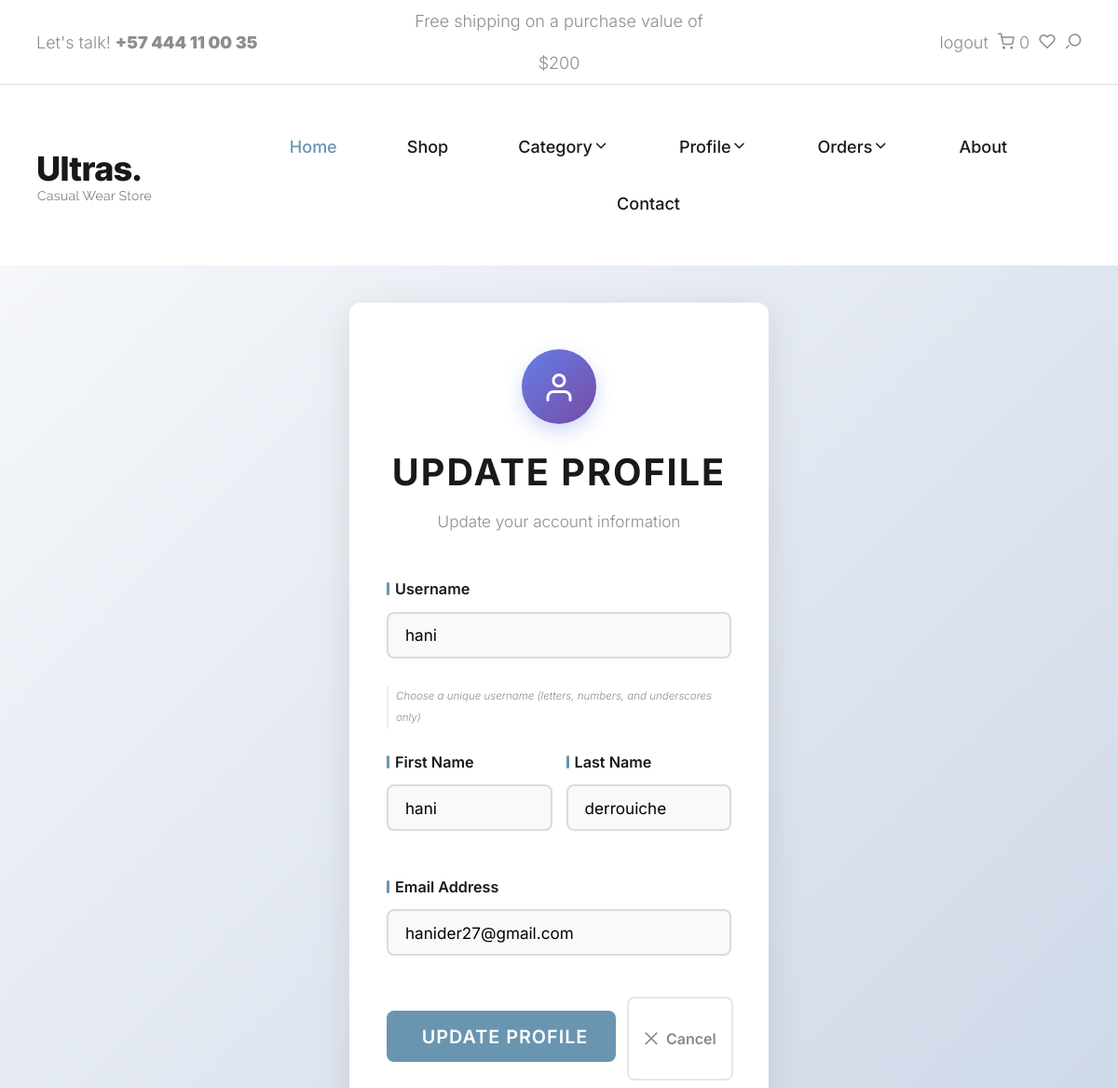
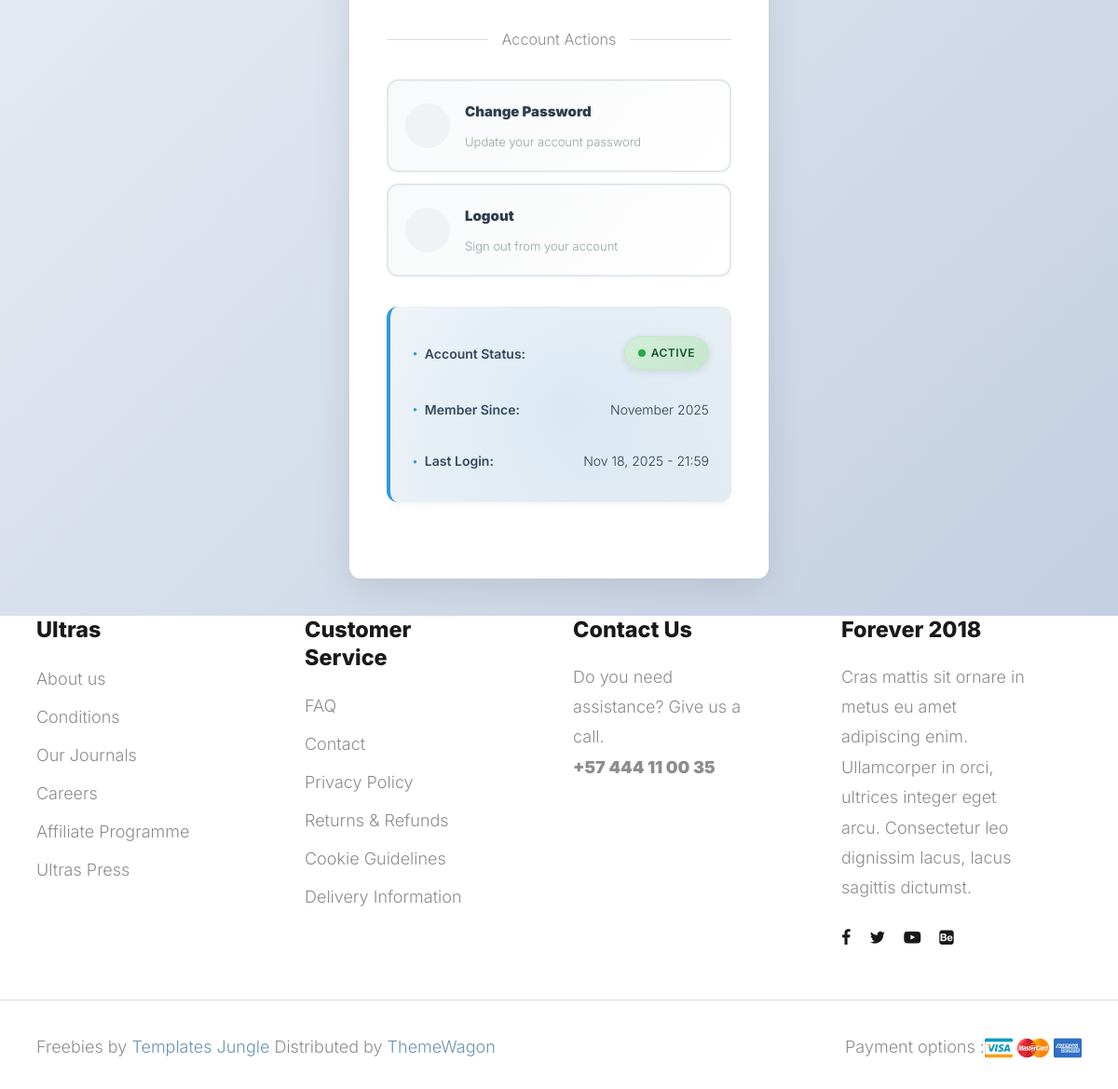
The app's page /update_user/ (signed in) with its own data (2 pictures, top to bottom).
### ecom/store/models.py (models this page shows, shortened)
class CustomUser(AbstractUser):
    email = models.EmailField(max_length=100, unique=True)
    USERNAME_FIELD = 'email'
    REQUIRED_FIELDS = ('username',)

### ecom/store/views.py (the view)
# urls.py: path('update_user/', views.update_user, name='update_user'),
def update_user(request):
    if request.user.is_authenticated:
        current_user = request.user
        user_form = UpdateUserForm (request.POST or None, instance=current_user)
        if user_form.is_valid():
            user_form.save()
            login(request, current_user)
            messages.success(request, "user has been Updated")
            return redirect ('home')
        return render(request, "update_user.html", {'user_form': user_form})
    else:
        messages.error(request, "you must be loged in to acces to that page")
        return redirect('home')

### ecom/store/forms.py
class UpdateUserForm(UserChangeForm):
	email = forms.EmailField(label="Email Address", widget=forms.EmailInput(attrs={'class':'form-control', 'placeholder':'jozetzthn.doe@example.com', 'id':'email'}), required=False)
	first_name = forms.CharField(label="First Name", max_length=100, widget=forms.TextInput(attrs={'class':'form-control', 'placeholder':'John', 'id':'first_name'}), required=False)
	last_name = forms.CharField(label="Last Name", max_length=100, widget=forms.TextInput(attrs={'class':'form-control', 'placeholder':'Doe', 'id':'last_name'}), required=False)
	class Meta:
		model = User
		fields = ('username', 'first_name', 'last_name', 'email')
	def __init__(self, *args, **kwargs):
		super(UpdateUserForm, self).__init__(*args, **kwargs)
		self.fields['username'].widget.attrs['class'] = 'form-control'
		self.fields['username'].widget.attrs['placeholder'] = 'johndoe'
		self.fields['username'].widget.attrs['id'] = 'username'
		self.fields['username'].label = 'Username'
		self.fields['username'].help_text = '<small>Choose a unique username (letters, numbers, and underscores only)</small>'

### ecom/cart/cart.py (called while the page is built)
    def __len__(self):
        return len(self.cart)

### ecom/cart/context_processors.py (called while the page is built)
def cart(request):
    return {'cart': Cart(request)}

### store/templates/update_user.html (shortened to what this page needs)
{% extends 'base.html' %}
{% load static %}
{% block content %}
<section class="login-container">
  <div class="login-wrapper">
    <div class="login-header">
      <div class="profile-icon">
        <i class="icon icon-user"></i>
      </div>
      <h2>Update Profile</h2>
      <p>Update your account information</p>
    </div>
    <form method="POST" action="{% url 'update_user' %}"  class="login-form update-user-form">
      <div class="form-group">
        <label for="{{ user_form.username.id_for_label }}">{{ user_form.username.label }}</label>
        {{ user_form.username }}
        {% if user_form.username.help_text %}
          <small class="form-text">{{ user_form.username.help_text|safe }}</small>
        {% endif %}
      </div>
      <div class="form-row">
        <div class="form-group">
          <label for="{{ user_form.first_name.id_for_label }}">{{ user_form.first_name.label }}</label>
          {{ user_form.first_name }}
        </div>
        <div class="form-group">
          <label for="{{ user_form.last_name.id_for_label }}">{{ user_form.last_name.label }}</label>
          {{ user_form.last_name }}
        </div>
      </div>
      <div class="form-group">
        <label for="{{ user_form.email.id_for_label }}">{{ user_form.email.label }}</label>
        {{ user_form.email }}
      </div>
      <div class="button-group">
        <button type="submit" class="login-button">
           Update Profile
        </button>
        <a href="{% url 'home' %}" class="cancel-button">
          <i class="icon icon-close"></i> Cancel
        </a>
      </div>
      <div class="divider">
        <span>Account Actions</span>
      </div>
      <div class="account-actions">
        <a href="{% url 'update_password' %}" class="action-link change-password">
          <i class="icon icon-lock"></i>
          <div>
            <strong>Change Password</strong>
            <small>Update your account password</small>
          </div>
        </a>
        <a href="{% url 'logout' %}" class="action-link logout">
          <i class="icon icon-exit"></i>
          <div>
            <strong>Logout</strong>
            <small>Sign out from your account</small>
          </div>
        </a>
      </div>
      <div class="account-info">
        <p><strong>Account Status:</strong> <span class="status-badge active">Active</span></p>
        <p><strong>Member Since:</strong> {{ user.date_joined|date:"F Y" }}</p>
        <p><strong>Last Login:</strong> {{ user.last_login|date:"M d, Y - H:i" }}</p>
      </div>
    </form>
  </div>
</section>
{% endblock content %}

### ecom/static/icomoon/icomoon.css (style rules this page uses)
[class^="icon-"], [class*=" icon-"] { font-family: 'icomoon' !important; speak: never; font-style: normal; font-weight: normal; font-variant: normal; text-transform: none; line-height: 1; -webkit-font-smoothing: antialiased; -moz-osx-font-smoothing: grayscale; }
.icon-user:before { content: "\e907"; }
.icon-close:before { content: "\e909"; }

### ecom/static/style.css (style rules this page uses)
:root { --header-height : 160px; --header-height-min : 80px; }
:root { --accent-color : #8d8d8d; --dark-color : #191919; --light-color : #fff; --grey-color : #dbdbdb; --light-grey-color : #fafafa; --primary-color : #6995B1; --light-primary-color : #eef1f3; }
:root { --body-font : "Inter", sans-serif; --heading-font : "Inter", sans-serif; }
*, *::before, *::after { -webkit-box-sizing: border-box; -moz-box-sizing: border-box; box-sizing: border-box; }
html { box-sizing: border-box; }
body { font-family: var(--body-font); font-size: 18px; font-weight: 300; line-height: 2; color: var(--accent-color); margin: 0; }
a { color: var(--dark-color); text-decoration: none; transition: 0.3s color ease-out; }
button, input, select, textarea { font-family: inherit; font-size: inherit; line-height: inherit; outline: 0; }
h1, .h1, h2, .h2, h3, .h3, h4, .h4, h5, .h5, h6, .h6 { font-family: var(--heading-font); color: var(--dark-color); line-height: 1.2; }
h1, h2, h3 { margin: 25px 0; text-transform: capitalize; }
h2, .h2 { font-size: 2em; line-height: 1.4; }
p { font-family: var(--body-font); font-size: 18px; line-height: 1.8; margin: 0 0 20px 0; }
small { font-size: 85%; }
dfn, cite, em, i { font-style: italic; }
::placeholder { color: var(--grey-color); }
input[type="email"], input[type="number"], input[type="search"], input[type="text"], input[type="tel"], input[type="url"], input[type="password"], textarea, select { height: 50px; padding: 6px 15px; background-color: var(--light-background-color); border: 1px solid var(--grey-color); border-radius: 4px; box-shadow: none; box-sizing: border-box; }
input[type="email"], input[type="number"], input[type="search"], input[type="text"], input[type="tel"], input[type="url"], input[type="password"], textarea { -webkit-appearance: none; -moz-appearance: none; appearance: none; }
label, legend { display: block; margin-bottom: .5rem; font-weight: 600; }
button, .button { margin-bottom: 1rem; }
input, textarea, select, fieldset { margin-bottom: 1.5rem; }
pre, blockquote, dl, figure, table, form { margin-bottom: 2rem; }
a.btn, input[type="button"], input[type="submit"], input[type="reset"], input[type="file"], button { background-image: none; background: var(--dark-color); text-decoration: none !important; display: inline-block; position: relative; border: 2px solid transparent; border-radius: 0; padding: 0.75em 1.5em; margin-top: 15px; font-family: var(--body-font); font-size: 15px; font-weight: 500; line-height: normal; text-align: center; text-transform: uppercase; color: var(--light-color); z-index: 1; cursor: pointer; white-space: nowrap; vertical-align: middle; -webkit-transition: all 0.3s ease-in; transition: all 0.3s ease-in; -ms-touch-action: manipulation; touch-action: manipulation; -webkit-user-select: none; -moz-user-select: none; -ms-user-select: none; user-select: none; }

### records on screen
CustomUser: username "hani", first_name "hani", last_name "derrouiche", email "hanider27@gmail.com", date_joined "November 2025", last_login "Nov 18, 2025 - 21:59"

### other values on screen
{{ cart|length }} "0"
{{ user_form.username.label }} "Username"
{{ user_form.username.help_text|safe }} "Choose a unique username (letters, numbers, and underscores only)"
{{ user_form.first_name.label }} "First Name"
{{ user_form.last_name.label }} "Last Name"
{{ user_form.email.label }} "Email Address"
